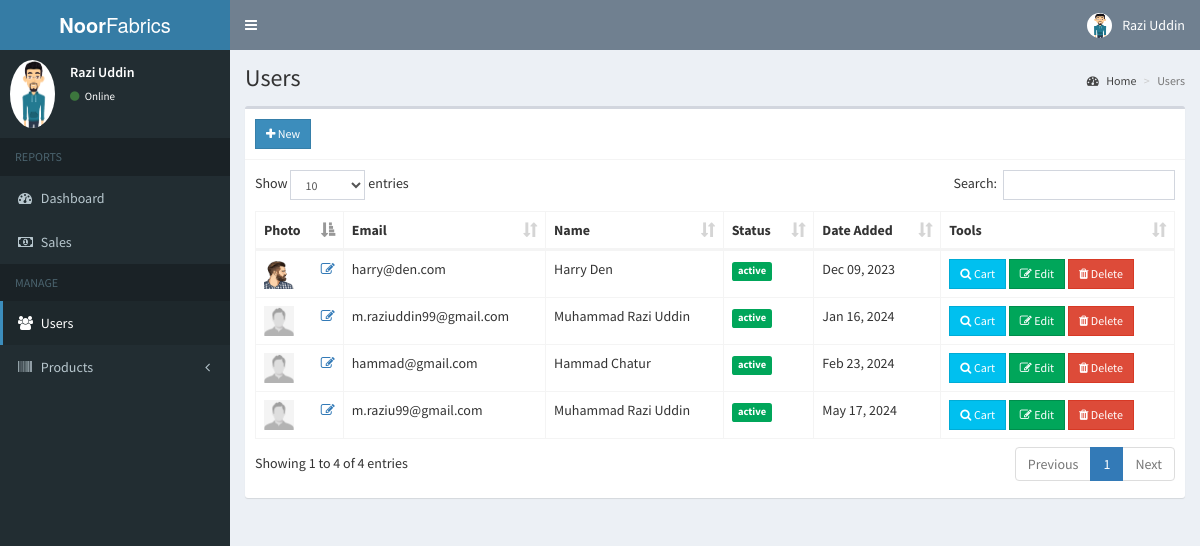
The page /admin/users.php (signed in) on the database its author committed.
### tables this page shows
CREATE TABLE `users` (
  `id` int(11) NOT NULL,
  `email` varchar(200) NOT NULL,
  `password` varchar(60) NOT NULL,
  `type` int(1) NOT NULL,
  `firstname` varchar(50) NOT NULL,
  `lastname` varchar(50) NOT NULL,
  `address` text NOT NULL,
  `contact_info` varchar(100) NOT NULL,
  `photo` varchar(200) NOT NULL,
  `status` int(1) NOT NULL,
  `activate_code` varchar(15) NOT NULL,
  `reset_code` varchar(15) NOT NULL,
  `created_on` date NOT NULL
);

### admin/includes/session.php (called while the page is built, shortened)
<?php
	include '../includes/conn.php';
	$conn = $pdo->open();
	$stmt = $conn->prepare("SELECT * FROM users WHERE id=:id");
	$stmt->execute(['id'=>$_SESSION['admin']]);
	$admin = $stmt->fetch();
?>

### admin/users.php (the view, shortened to what this page needs)
<?php include 'includes/session.php'; ?>
<?php include 'includes/header.php'; ?>
<body class="hold-transition skin-blue sidebar-mini">
<div class="wrapper">
  <?php include 'includes/navbar.php'; ?>
  <?php include 'includes/menubar.php'; ?>
  <div class="content-wrapper">
    <section class="content-header">
      <h1>
        Users
      </h1>
      <ol class="breadcrumb">
        <li><a href="#"><i class="fa fa-dashboard"></i> Home</a></li>
        <li class="active">Users</li>
      </ol>
    </section>
    <section class="content">
      <div class="row">
        <div class="col-xs-12">
          <div class="box">
            <div class="box-header with-border">
              <a href="#addnew" data-toggle="modal" class="btn btn-primary btn-sm btn-flat"><i class="fa fa-plus"></i> New</a>
            </div>
            <div class="box-body">
              <table id="example1" class="table table-bordered">
                <thead>
                  <th>Photo</th>
                  <th>Email</th>
                  <th>Name</th>
                  <th>Status</th>
                  <th>Date Added</th>
                  <th>Tools</th>
                </thead>
                <tbody>
                  <?php
                    $conn = $pdo->open();
                    try{
                      $stmt = $conn->prepare("SELECT * FROM users WHERE type=:type");
                      $stmt->execute(['type'=>0]);
                      foreach($stmt as $row){
                        $image = (!empty($row['photo'])) ? '../images/'.$row['photo'] : '../images/profile.jpg';
                        $status = ($row['status']) ? '<span class="label label-success">active</span>' : '<span class="label label-danger">not verified</span>';
                        $active = (!$row['status']) ? '<span class="pull-right"><a href="#activate" class="status" data-toggle="modal" data-id="'.$row['id'].'"><i class="fa fa-check-square-o"></i></a></span>' : '';
                        echo "
                          <tr>
                            <td>
                              <img src='".$image."' height='30px' width='30px'>
                              <span class='pull-right'><a href='#edit_photo' class='photo' data-toggle='modal' data-id='".$row['id']."'><i class='fa fa-edit'></i></a></span>
                            </td>
                            <td>".$row['email']."</td>
                            <td>".$row['firstname'].' '.$row['lastname']."</td>
                            <td>
                              ".$status."
                              ".$active."
                            </td>
                            <td>".date('M d, Y', strtotime($row['created_on']))."</td>
                            <td>
                              <a href='cart.php?user=".$row['id']."' class='btn btn-info btn-sm btn-flat'><i class='fa fa-search'></i> Cart</a>
                              <button class='btn btn-success btn-sm edit btn-flat' data-id='".$row['id']."'><i class='fa fa-edit'></i> Edit</button>
                              <button class='btn btn-danger btn-sm delete btn-flat' data-id='".$row['id']."'><i class='fa fa-trash'></i> Delete</button>
                            </td>
                          </tr>
                        ";
                      }
                    }
                    catch(PDOException $e){
                      echo $e->getMessage();
                    }
                  ?>
                </tbody>
              </table>
            </div>
          </div>
        </div>
      </div>
    </section>
  </div>
</div>
</body>
</html>

### admin/includes/navbar.php (shortened to what this page needs)
<header class="main-header">
  <a href="#" class="logo">
    <span class="logo-lg"><b>Noor</b>Fabrics</span>
  </a>
  <nav class="navbar navbar-static-top">
    <a href="#" class="sidebar-toggle" data-toggle="push-menu" role="button">
    </a>
    <div class="navbar-custom-menu">
      <ul class="nav navbar-nav">
        <li class="dropdown user user-menu">
          <a href="#" class="dropdown-toggle" data-toggle="dropdown">
            <img src="<?php echo (!empty($admin['photo'])) ? '../images/'.$admin['photo'] : '../images/profile.jpg'; ?>" class="user-image" alt="User Image">
            <span class="hidden-xs"><?php echo $admin['firstname'].' '.$admin['lastname']; ?></span>
          </a>
        </li>
      </ul>
    </div>
  </nav>
</header>

### admin/includes/menubar.php (shortened to what this page needs)
<aside class="main-sidebar">
  <section class="sidebar">
    <div class="user-panel">
      <div class="pull-left image">
        <img src="<?php echo (!empty($admin['photo'])) ? '../images/'.$admin['photo'] : '../images/profile.jpg'; ?>" class="img-circle" alt="User Image">
      </div>
      <div class="pull-left info">
        <p><?php echo $admin['firstname'].' '.$admin['lastname']; ?></p>
        <a><i class="fa fa-circle text-success"></i> Online</a>
      </div>
    </div>
    <ul class="sidebar-menu" data-widget="tree">
      <li class="header">REPORTS</li>
      <li><a href="home.php"><i class="fa fa-dashboard"></i> <span>Dashboard</span></a></li>
      <li><a href="sales.php"><i class="fa fa-money"></i> <span>Sales</span></a></li>
      <li class="header">MANAGE</li>
      <li><a href="users.php"><i class="fa fa-users"></i> <span>Users</span></a></li>
      <li class="treeview">
        <a href="#">
          <i class="fa fa-barcode"></i>
          <span>Products</span>
          <span class="pull-right-container">
            <i class="fa fa-angle-left pull-right"></i>
          </span>
        </a>
      </li>
    </ul>
  </section>
</aside>

### rows shown on the page
users: photo (picture), firstname "Razi", lastname "Uddin"
users: photo (picture), email "harry@den.com", firstname "Harry", lastname "Den", status "active", created_on "Dec 09, 2023"
users: email "m.raziuddin99@gmail.com", firstname "Muhammad Razi", lastname "Uddin", status "active", created_on "Jan 16, 2024"
users: email "hammad@gmail.com", firstname "Hammad", lastname "Chatur", status "active", created_on "Feb 23, 2024"
users: email "m.raziu99@gmail.com", firstname "Muhammad Razi", lastname "Uddin", status "active", created_on "May 17, 2024"
